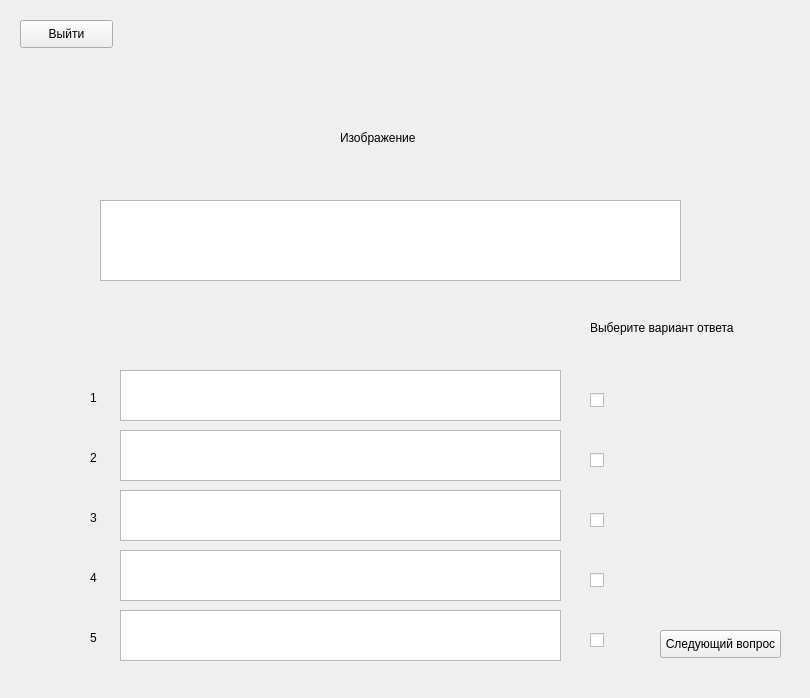
<?xml version="1.0" encoding="UTF-8"?>
<ui version="4.0">
 <class>Form</class>
 <widget class="QWidget" name="Form">
  <property name="geometry">
   <rect>
    <x>0</x>
    <y>0</y>
    <width>810</width>
    <height>698</height>
   </rect>
  </property>
  <property name="windowTitle">
   <string>Form</string>
  </property>
  <widget class="QPushButton" name="pushButton2_1">
   <property name="geometry">
    <rect>
     <x>20</x>
     <y>20</y>
     <width>93</width>
     <height>28</height>
    </rect>
   </property>
   <property name="text">
    <string>Выйти</string>
   </property>
  </widget>
  <widget class="QLabel" name="label">
   <property name="geometry">
    <rect>
     <x>340</x>
     <y>130</y>
     <width>101</width>
     <height>16</height>
    </rect>
   </property>
   <property name="text">
    <string>Изображение</string>
   </property>
  </widget>
  <widget class="QTextEdit" name="textEdit">
   <property name="geometry">
    <rect>
     <x>100</x>
     <y>200</y>
     <width>581</width>
     <height>81</height>
    </rect>
   </property>
  </widget>
  <widget class="QTextEdit" name="textEdit_2">
   <property name="geometry">
    <rect>
     <x>120</x>
     <y>370</y>
     <width>441</width>
     <height>51</height>
    </rect>
   </property>
  </widget>
  <widget class="QLabel" name="label_2">
   <property name="geometry">
    <rect>
     <x>90</x>
     <y>390</y>
     <width>21</width>
     <height>16</height>
    </rect>
   </property>
   <property name="text">
    <string>1</string>
   </property>
  </widget>
  <widget class="QCheckBox" name="checkBox_1">
   <property name="geometry">
    <rect>
     <x>590</x>
     <y>390</y>
     <width>81</width>
     <height>20</height>
    </rect>
   </property>
   <property name="text">
    <string/>
   </property>
  </widget>
  <widget class="QLabel" name="label_3">
   <property name="geometry">
    <rect>
     <x>590</x>
     <y>320</y>
     <width>171</width>
     <height>16</height>
    </rect>
   </property>
   <property name="text">
    <string>Выберите вариант ответа</string>
   </property>
  </widget>
  <widget class="QLabel" name="label_4">
   <property name="geometry">
    <rect>
     <x>90</x>
     <y>450</y>
     <width>21</width>
     <height>16</height>
    </rect>
   </property>
   <property name="text">
    <string>2</string>
   </property>
  </widget>
  <widget class="QTextEdit" name="textEdit_3">
   <property name="geometry">
    <rect>
     <x>120</x>
     <y>430</y>
     <width>441</width>
     <height>51</height>
    </rect>
   </property>
  </widget>
  <widget class="QCheckBox" name="checkBox_2">
   <property name="geometry">
    <rect>
     <x>590</x>
     <y>450</y>
     <width>81</width>
     <height>20</height>
    </rect>
   </property>
   <property name="text">
    <string/>
   </property>
  </widget>
  <widget class="QCheckBox" name="checkBox_3">
   <property name="geometry">
    <rect>
     <x>590</x>
     <y>510</y>
     <width>81</width>
     <height>20</height>
    </rect>
   </property>
   <property name="text">
    <string/>
   </property>
  </widget>
  <widget class="QTextEdit" name="textEdit_4">
   <property name="geometry">
    <rect>
     <x>120</x>
     <y>490</y>
     <width>441</width>
     <height>51</height>
    </rect>
   </property>
  </widget>
  <widget class="QLabel" name="label_5">
   <property name="geometry">
    <rect>
     <x>90</x>
     <y>510</y>
     <width>21</width>
     <height>16</height>
    </rect>
   </property>
   <property name="text">
    <string>3</string>
   </property>
  </widget>
  <widget class="QLabel" name="label_6">
   <property name="geometry">
    <rect>
     <x>90</x>
     <y>570</y>
     <width>21</width>
     <height>16</height>
    </rect>
   </property>
   <property name="text">
    <string>4</string>
   </property>
  </widget>
  <widget class="QTextEdit" name="textEdit_5">
   <property name="geometry">
    <rect>
     <x>120</x>
     <y>550</y>
     <width>441</width>
     <height>51</height>
    </rect>
   </property>
  </widget>
  <widget class="QCheckBox" name="checkBox_4">
   <property name="geometry">
    <rect>
     <x>590</x>
     <y>570</y>
     <width>81</width>
     <height>20</height>
    </rect>
   </property>
   <property name="text">
    <string/>
   </property>
  </widget>
  <widget class="QTextEdit" name="textEdit_6">
   <property name="geometry">
    <rect>
     <x>120</x>
     <y>610</y>
     <width>441</width>
     <height>51</height>
    </rect>
   </property>
  </widget>
  <widget class="QLabel" name="label_7">
   <property name="geometry">
    <rect>
     <x>90</x>
     <y>630</y>
     <width>21</width>
     <height>16</height>
    </rect>
   </property>
   <property name="text">
    <string>5</string>
   </property>
  </widget>
  <widget class="QCheckBox" name="checkBox_5">
   <property name="geometry">
    <rect>
     <x>590</x>
     <y>630</y>
     <width>81</width>
     <height>20</height>
    </rect>
   </property>
   <property name="text">
    <string/>
   </property>
  </widget>
  <widget class="QPushButton" name="pushButton_7">
   <property name="geometry">
    <rect>
     <x>660</x>
     <y>630</y>
     <width>121</width>
     <height>28</height>
    </rect>
   </property>
   <property name="text">
    <string>Следующий вопрос</string>
   </property>
  </widget>
 </widget>
 <resources/>
 <connections/>
</ui>
